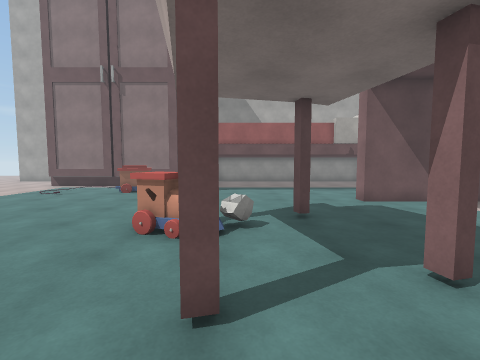
[1] (above)

16 first-person views from a walk through a 3-D level made in the Unity game engine. The camera is 1.5 m above the floor, tilts 4° down and sees 90° across. The floor is counted in squares, 1 m on a side. Each view is taken from the middle of a square. On the plan, view 1 faces up. The plan holds only what a view shows up to about 13 squares ahead; the rest is blank. The place goes on beyond the plan. Some animated figures are left out. Some surface patterns are stand-ins.

[2]
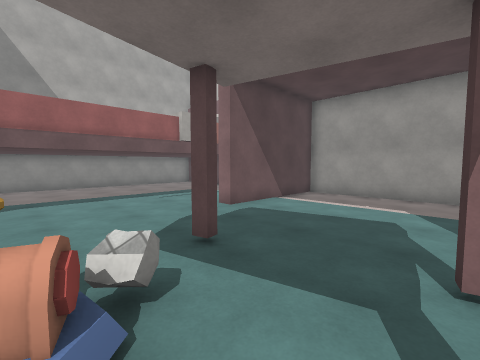

[3]
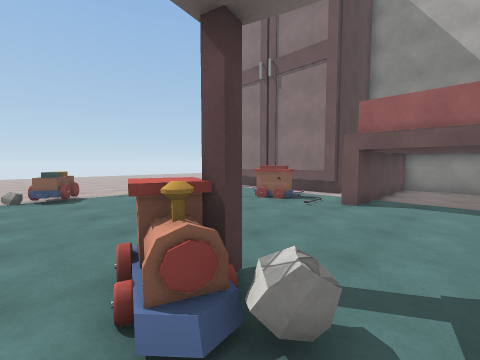

[4]
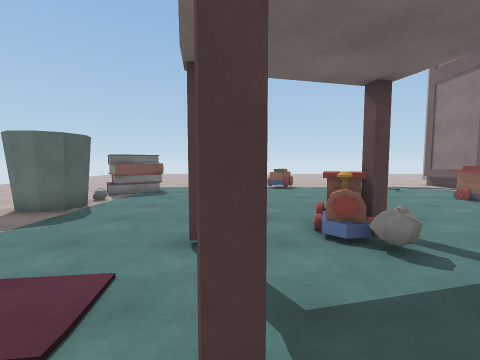

[5]
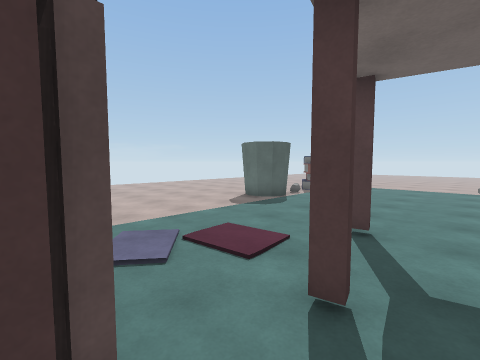

[6]
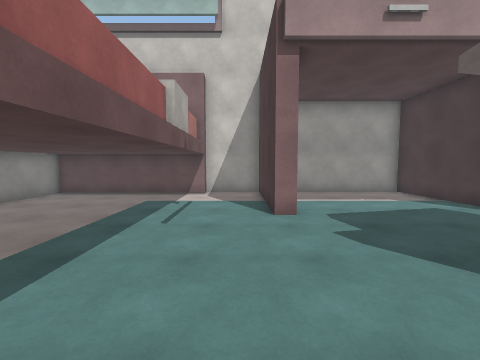

[7]
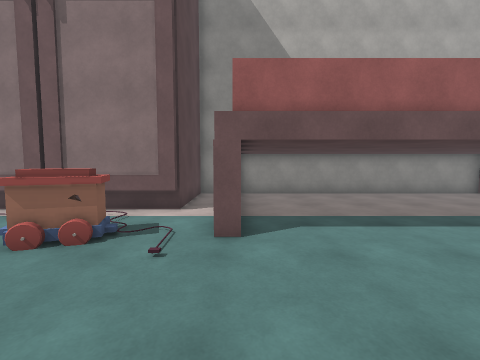

[8]
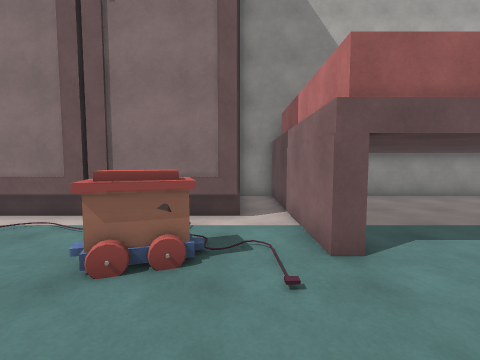

[9]
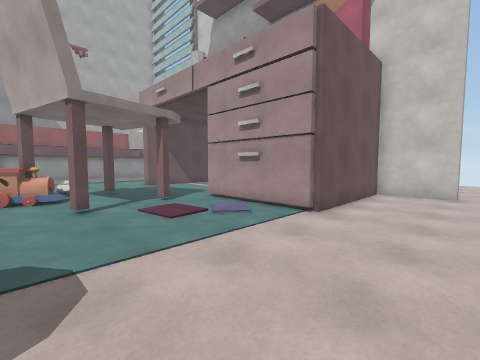

[10]
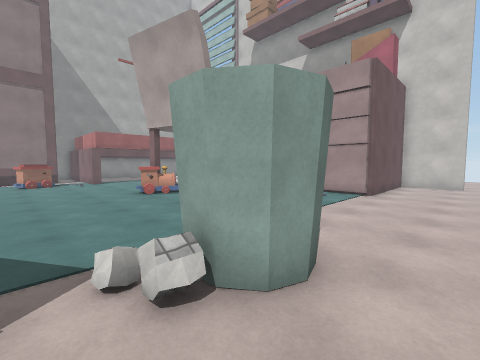

[11]
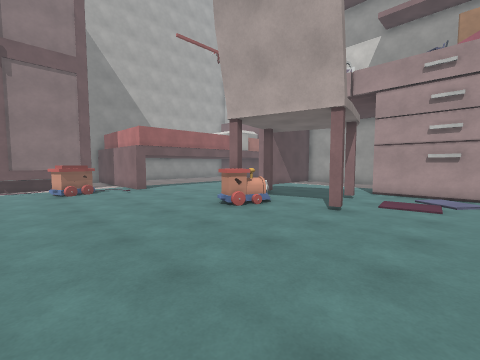

[12]
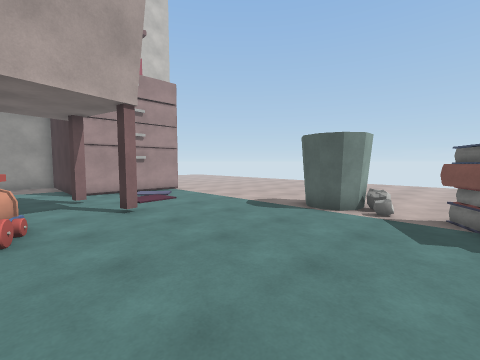

[13]
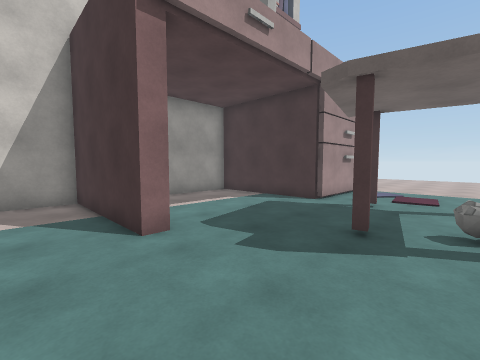

[14]
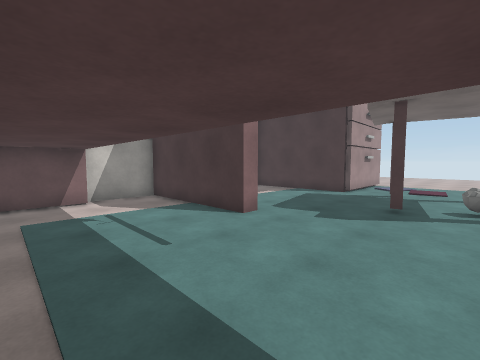

[15]
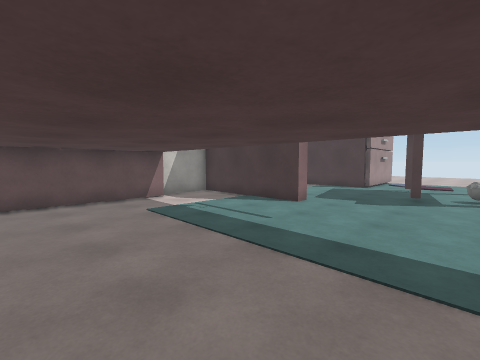

[16]
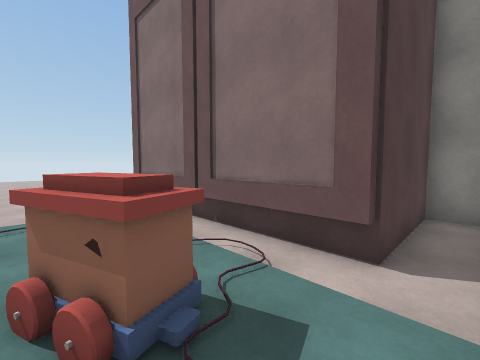

### Floor plan
Points are (right, up) in squares from view 1. A wall is a line through its corners. A room is listed if a view was taken in it or the views show most of it. See-through windows are left out.
Room 1 (views 1, 2, 3, 4, 5, 6, 7, 8, 9, 10, 11, 12, 13, 14, 15, 16)
walls: (1.6, 6.4) (1.5, 6.9); (1.8, 7) (1.9, 6.5); (-1.1, 5.8) (-1.4, 5.7) (-1.5, 6.2); (2.7, 3.2) (2.8, 2.8) (2.5, 2.7) (2.4, 3.1); (-0.3, 2.4) (-0.2, 2.1) (-0.5, 2) (-0.6, 2.4) (-0.3, 2.4); (-3.9, 15.9) (-8.5, 15.9); (-5.3, -3.8) (-5.3, -3.2) (-4.9, -2.6) (-4.3, -2.4) (-3.6, -2.6) (-3.3, -3.1) (-3.3, -3.9) (-3.7, -4.4) (-4.3, -4.6) (-4.9, -4.4) (-5.3, -3.9); (-8.6, -1.5) (-7.4, -3.3); (-8.5, -1.7) (-7.3, -2.9); (-7.6, -3.1) (-8.4, -3.7); (-2, 19.5) (-2, 12.8) (-2.5, 12.8) (-2.5, 20.2) (-4, 20.2) (-4, 15.7) (-8.5, 15.7); (10.7, -5.4) (10.7, -2.6) (4.6, -2.6) (4.6, 2.7) (10.7, 2.7) (10.7, 9.4) (4.9, 9.4) (4.9, 10) (10.7, 10) (10.7, 12.8) (10.1, 12.8) (10.1, 20.2) (-2, 20.2)
low walls: (0.3, 5.7) (0, 5.3); (0.3, 5.6) (-0.1, 5.3); (0.1, 6) (0.3, 5.7) (0.2, 5.5); (0.1, 5.4) (0, 5.3); (0, 5.2) (-0.5, 5.7); (-5.3, -3.9) (-6, -3.9) (-6, -3.5); (-6, -3.9) (-5.9, -3.5); (-6, -3.9) (-6.1, -3.4)
ways out: opening at (11, -6); gap at (-7, -3)
objects: wagon (-6, 12) to (-5, 13); other object (-2, 5) to (-1, 6)

Positions as (right, up) in squares from view 1, and headings:
1: (0, 0), facing up
2: (-1, 3), facing up-right
3: (1, 4), facing up-left
4: (4, 3), facing left
5: (5, 4), facing down-left
6: (-2, 11), facing right
7: (-2, 8), facing up
8: (-4, 9), facing up
9: (-2, -6), facing up-right
10: (-7, -6), facing up-right
11: (-8, -1), facing up-right
12: (-8, 5), facing down-right
13: (0, 12), facing down-right
14: (0, 15), facing down-right
15: (0, 18), facing down-right
16: (-3, 12), facing up-left
